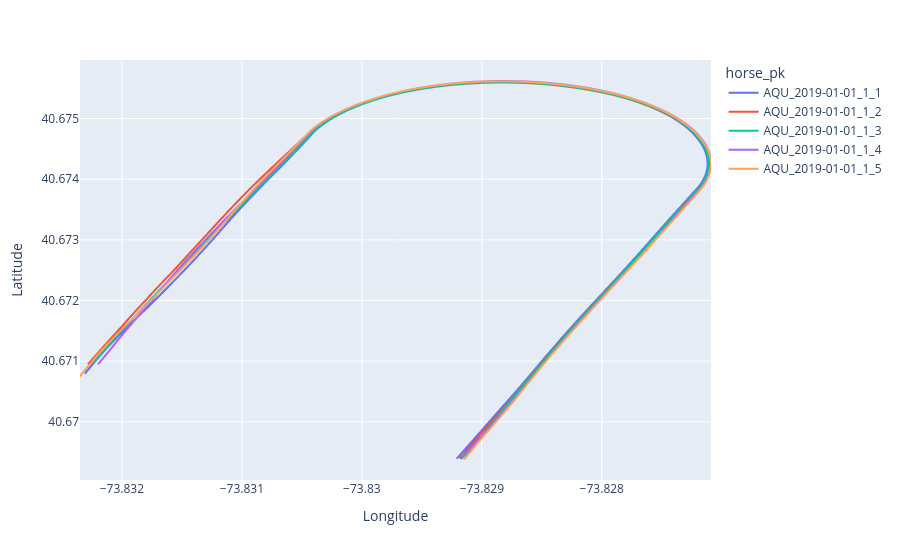

Notebook source saved alongside this figure:
### Code cell
import plotly.express as px

fig = px.line(
    one_race_df,
    x="longitude",
    y="latitude",
    color="horse_pk",  # Group each horse's line by its unique ID
    line_group="horse_pk",
    hover_data=["speed_kmh", "horse_pk", "cum_race_distance_m"]
)

fig.update_layout(
    xaxis_title="Longitude",
    yaxis_title="Latitude",
    coloraxis_colorbar_title="Horse ID",
)
fig.show()

### Figure 1 — Plotly figure (JSON) as saved in the notebook; plotly's stock layout.template omitted (floating-point values rounded to 4 significant figures; data arrays with more than 128 entries replaced by an {"elided": "..."} marker saying what was removed)
{"data": [{"customdata": {"elided": "316x3 mixed values"}, "hovertemplate": "horse_pk=%{customdata[1]}<br>longitude=%{x}<br>latitude=%{y}<br>speed_kmh=%{customdata[0]}<br>cum_race_distance_m=%{customdata[2]}<extra></extra>", "legendgroup": "AQU_2019-01-01_1_1", "line": {"color": "#636efa", "dash": "solid"}, "marker": {"symbol": "circle"}, "mode": "lines", "name": "AQU_2019-01-01_1_1", "showlegend": true, "type": "scattergl", "x": {"elided": "316 float values"}, "xaxis": "x", "y": {"elided": "316 float values"}, "yaxis": "y"}, {"customdata": {"elided": "316x3 mixed values"}, "hovertemplate": "horse_pk=%{customdata[1]}<br>longitude=%{x}<br>latitude=%{y}<br>speed_kmh=%{customdata[0]}<br>cum_race_distance_m=%{customdata[2]}<extra></extra>", "legendgroup": "AQU_2019-01-01_1_2", "line": {"color": "#EF553B", "dash": "solid"}, "marker": {"symbol": "circle"}, "mode": "lines", "name": "AQU_2019-01-01_1_2", "showlegend": true, "type": "scattergl", "x": {"elided": "316 float values"}, "xaxis": "x", "y": {"elided": "316 float values"}, "yaxis": "y"}, {"customdata": {"elided": "316x3 mixed values"}, "hovertemplate": "horse_pk=%{customdata[1]}<br>longitude=%{x}<br>latitude=%{y}<br>speed_kmh=%{customdata[0]}<br>cum_race_distance_m=%{customdata[2]}<extra></extra>", "legendgroup": "AQU_2019-01-01_1_3", "line": {"color": "#00cc96", "dash": "solid"}, "marker": {"symbol": "circle"}, "mode": "lines", "name": "AQU_2019-01-01_1_3", "showlegend": true, "type": "scattergl", "x": {"elided": "316 float values"}, "xaxis": "x", "y": {"elided": "316 float values"}, "yaxis": "y"}, {"customdata": {"elided": "316x3 mixed values"}, "hovertemplate": "horse_pk=%{customdata[1]}<br>longitude=%{x}<br>latitude=%{y}<br>speed_kmh=%{customdata[0]}<br>cum_race_distance_m=%{customdata[2]}<extra></extra>", "legendgroup": "AQU_2019-01-01_1_4", "line": {"color": "#ab63fa", "dash": "solid"}, "marker": {"symbol": "circle"}, "mode": "lines", "name": "AQU_2019-01-01_1_4", "showlegend": true, "type": "scattergl", "x": {"elided": "316 float values"}, "xaxis": "x", "y": {"elided": "316 float values"}, "yaxis": "y"}, {"customdata": {"elided": "316x3 mixed values"}, "hovertemplate": "horse_pk=%{customdata[1]}<br>longitude=%{x}<br>latitude=%{y}<br>speed_kmh=%{customdata[0]}<br>cum_race_distance_m=%{customdata[2]}<extra></extra>", "legendgroup": "AQU_2019-01-01_1_5", "line": {"color": "#FFA15A", "dash": "solid"}, "marker": {"symbol": "circle"}, "mode": "lines", "name": "AQU_2019-01-01_1_5", "showlegend": true, "type": "scattergl", "x": {"elided": "316 float values"}, "xaxis": "x", "y": {"elided": "316 float values"}, "yaxis": "y"}], "layout": {"coloraxis": {"colorbar": {"title": {"text": "Horse ID"}}}, "legend": {"title": {"text": "horse_pk"}, "tracegroupgap": 0}, "margin": {"t": 60}, "xaxis": {"anchor": "y", "domain": [0, 1], "title": {"text": "Longitude"}}, "yaxis": {"anchor": "x", "domain": [0, 1], "title": {"text": "Latitude"}}}}
